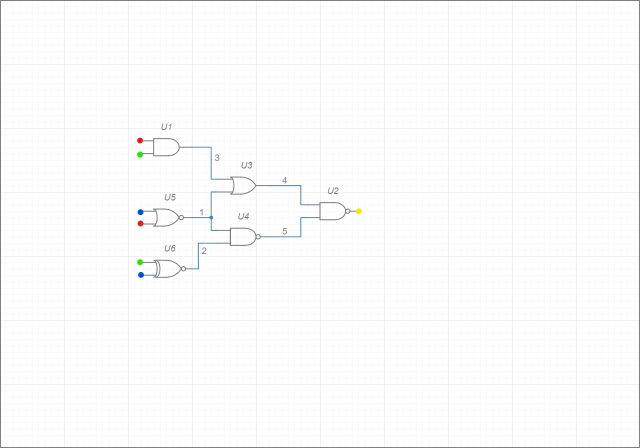
#> input picture T8.jpg, 1280 x 896 px, found by its file name (shown at 1/2 size)
$ python gates.py
#> lines starting #> are read from the running program, lines starting #| are printed output that depends on the picture; after the words box and inside, x2 and y2 are one past the last pixel; in counts of white or black regions, pixels touching at a corner belong together
import numpy as np
import cv2
import imutils
def length(l):
    p1x,p1y,p2x,p2y=l[0]
    return ((p1x-p2x)**2+(p1y-p2y)**2)**0.5
def unique(p1,p2):
    if length([[p1[0],p1[1],p2[0],p2[1]]])<10:
        return False
    else:
        return True
def ingate(gate,pt):
    mid=[[(gate[0][0]+gate[1][0])/2,(gate[0][1]+gate[1][1])/2,pt[0],pt[1]]]
    if length(mid)<50:
        return True
    else:
        return False
gate=""
'''
def parallel_lines(l1,l2):
    if min(distance(l1[0],l))

'''
img=cv2.imread('/home/adit/Documents/Programming/projects/circuitx/T8.jpg')
#> img is the input picture: shape (896, 1280, 3); mean B, G, R 251.9, 251.8, 251.7
xor=cv2.imread('/home/adit/Documents/Programming/projects/circuitx/gates/xor.png')
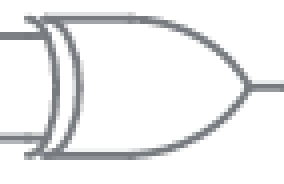
#> input picture gates/xor.png, 71 x 46 px, found by its file name (shown 4 times larger)
#> xor is the input picture: shape (46, 71, 3); mean B, G, R 238.3, 237.7, 237.2
xnor=cv2.imread('/home/adit/Documents/Programming/projects/circuitx/gates/xnor.png')
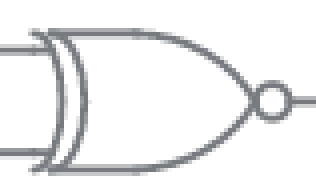
#> input picture gates/xnor.png, 79 x 49 px, found by its file name (shown 4 times larger)
#> xnor is the input picture: shape (49, 79, 3); mean B, G, R 239.4, 238.8, 238.3
andi=cv2.imread('/home/adit/Documents/Programming/projects/circuitx/gates/and.png')
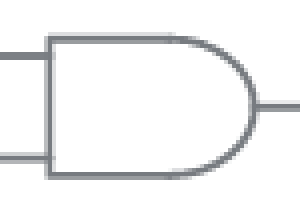
#> input picture gates/and.png, 75 x 52 px, found by its file name (shown 4 times larger)
#> andi is the input picture: shape (52, 75, 3); mean B, G, R 243.5, 243, 242.7
nand=cv2.imread('/home/adit/Documents/Programming/projects/circuitx/gates/nand.png')
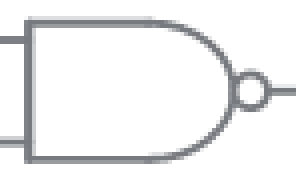
#> input picture gates/nand.png, 74 x 46 px, found by its file name (shown 4 times larger)
#> nand is the input picture: shape (46, 74, 3); mean B, G, R 240.6, 240, 239.6
nor=cv2.imread('/home/adit/Documents/Programming/projects/circuitx/gates/nor.png')
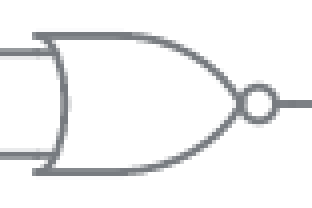
#> input picture gates/nor.png, 78 x 52 px, found by its file name (shown 4 times larger)
#> nor is the input picture: shape (52, 78, 3); mean B, G, R 242.4, 241.9, 241.5
or_=cv2.imread('/home/adit/Documents/Programming/projects/circuitx/gates/or.png')
not_=cv2.imread('/home/adit/Documents/Programming/projects/circuitx/gates/not.png')
gates_img=img.copy()
ni=0
red=  [np.array([0,50,50] ),np.array([10,255,255])]
green=[np.array([ 46,235,14]),np.array([ 66,255,264])]
blue=[np.array([100,234,173]),np.array([120,254,253])]
yellow=[np.array([ 18,245,213]),np.array([ 38,265,293])]
colors= [red,green,blue,yellow]
cnames=["red","green","blue","yellow"]
img_color = cv2.cvtColor(img, cv2.COLOR_BGR2HSV)
#> img_color: shape (896, 1280, 3); mean H, S, V 4.4, 0.5, 252
# code to detect no of colors
kernel = np.ones((2,2), np.uint8)
colors_=[]
for i in range(3):
    number=0
    lower,upper = colors[i]

    img_color=cv2.dilate(img_color, kernel, iterations=1)
    mask=cv2.inRange(img_color,lower,upper)

    cnts,_ =  cv2.findContours(mask, cv2.RETR_EXTERNAL, cv2.CHAIN_APPROX_SIMPLE)
    c=[]
    for cnt in cnts:

        if 144>cv2.contourArea(cnt)>10:
            ni+=1
            number+=1
            c.append(cnt[0])
    colors_.append([cnames[i],number,c])
#> this loop made 3 passes
#> cnts on pass 3: [[[286, 553]]]
#> pass 1, `mask=cv2.inRange(img_color,lower,upper)`:
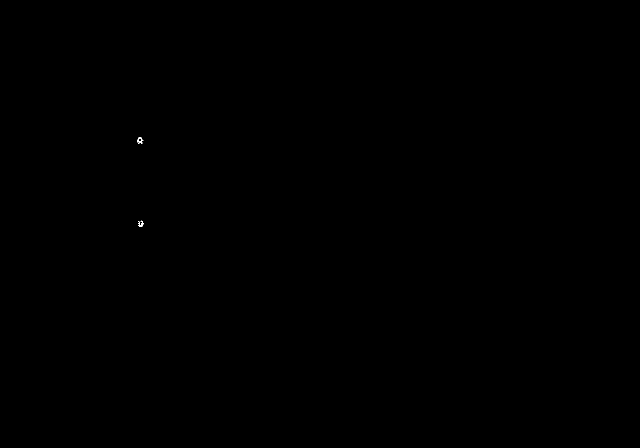
#> mask: shape (896, 1280) (shown at 1/2 size); 0.01% white in thin lines or dots, all inside (x1, y1, x2, y2) = (275, 275, 287, 454)
#> after the loop: img_color: shape (896, 1280, 3); mean H, S, V 8.3, 0.9, 254.5
#> after the loop: mask: shape (896, 1280); 0% white in thin lines or dots, all inside (x1, y1, x2, y2) = (286, 553, 287, 554)
#> after the loop, colors_ = [['red', 2, [[[282, 441]], [[277, 275]]]], ['green', 2, [[[278, 520]], [[277, 305]]]], ['blue', 0, []]]; ni = 4
for i in range(len(colors_)-1):
    print("No of "+colors_[i][0]+" inputs :"+str(colors_[i][1]))
#> this loop made 2 passes
#| No of red inputs :2
#| No of green inputs :2

templates = [xor,xnor,andi,nand,nor,or_,not_]
names=['xor','xnor','and','nand','nor','or','not']
copy=img.copy()
#img = cv2.dilate(img,kernel,iterations = 2)
gray = cv2.cvtColor(img, cv2.COLOR_BGR2GRAY)
threshold=[0.9,0.9,0.9,0.95,0.95,0.95,0.9]
gates=[[],[],[],[],[],[],[]]
ng=0
for i in range(len(templates)):
#> (the run stopped early here; a loop or call above may not have finished)
